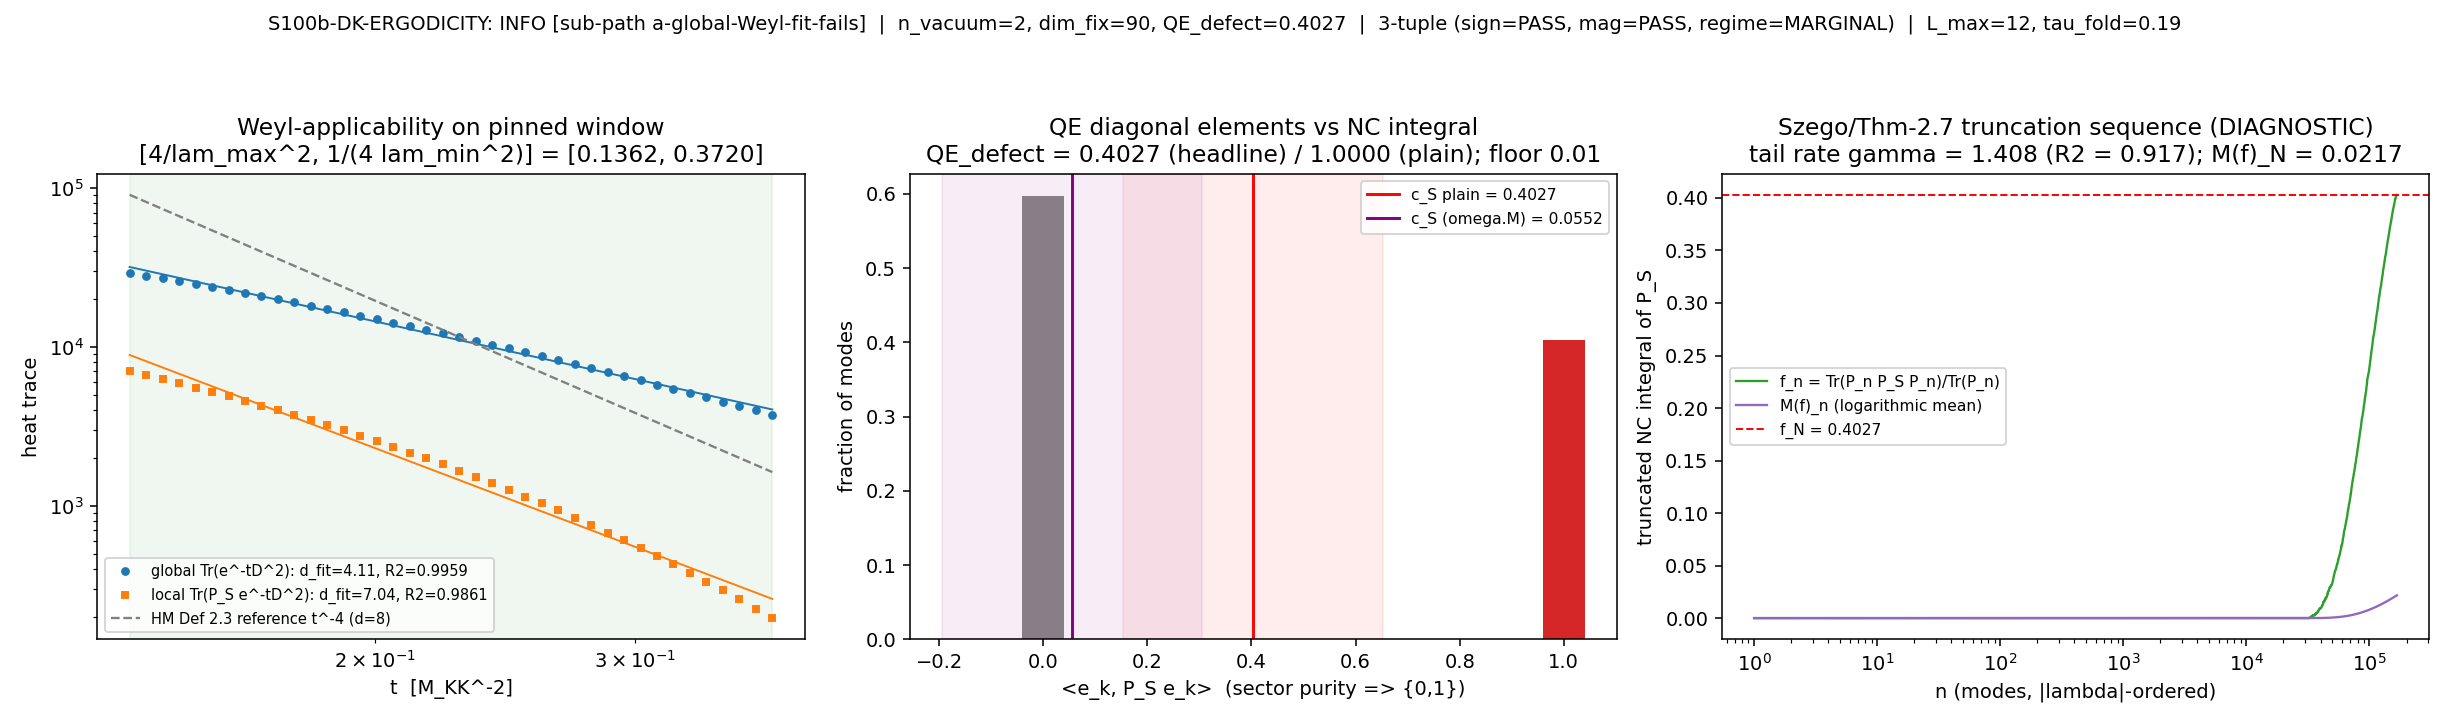

Reproduce this figure in Python.
#!/usr/bin/env python3
"""
S100b W4-1 S100b-DK-ERGODICITY -- Hekkelman-McDonald vacuum-uniqueness /
quantum-ergodicity criterion on the truncated spectral triple
(A_K, H_K^(12), D_K(tau_fold))
=============================================================================

Gate: S100b-DK-ERGODICITY ([SIGN] trigger -- schema-v2 3-tuple companion row)
Classification: GEOMETRIC (vacuum-state structure of the C*-dynamical system
  built on the fabric's spectral triple -- the fabric itself, not excitations)

Pre-registered operator (plan sessions/session-plan/session-100b-plan-w4.md
SS W4-1, frozen 2026-06-06):
  PASS iff [ QE_defect(P_S, 1/4) > 0.01 ] AND [ n_vacuum >= 2 ] AND
           [ dim_fix >= 2 ] AND [ Weyl-applicability: |d_fit - 8| <= 1.5 AND
           R^2 >= 0.98 on the pinned window, for BOTH global and local fits ].
  FAIL iff [ QE_defect <= 0.01 AND n_vacuum = 1 AND dim_fix = 1 ] with
           Weyl-applicability holding.
  INFO iff Weyl-applicability fails (criterion inapplicable on the finite
           truncation) OR extraction-limited OR mixed indicators.
           Sub-paths: (a) global-Weyl fit fails; (b) local-Weyl fit for P_S
           fails while global holds; (c) extraction-limited; (d) mixed.

WAVE-4 SCOPING LAW (MANDATORY): "GGE never thermalizes" is RETRACTED-S39
(atlas-04 T3 BROKEN; INTEG-39 DECISIVE FAIL: t_therm ~ 6 M_KK^-1, Brody
beta = 0.633 single-cell). What survives: "transit IS the physics" +
FABRIC-SCALE integrability (CG(24) Poisson <r> = 0.367, FABRIC-INTEG-56) +
diabatic transit-freeze (R_therm = 5251.82, S_ent = 0, S95). THIS gate tests
the FABRIC-SCALE integrability claim at the spectral-triple level -- NOT the
retracted single-cell permanence. R_therm consumed as VALUE only (its legacy
canonical_constants comment narration predates the S100b housekeeping SS A
reconcile).

UNTRUSTED-UPSTREAM CAVEAT (orchestrator-mandated): this gate consumes the s84
spectrum-cache lineage flagged by the S100b-TAU0-LAITEH-REDUCTION ESCALATION
(FAIL, SUBCASE=STRUCTURED: the framework tau=0 operator sits at the
Levi-Civita torsion point t=1/2 of the Lai-Teh family, NOT the Kostant cubic
t=1/3; the eigensolver itself is verified CORRECT by a cubic-modified control
at machine epsilon; lambda^2 = n/36 PROVEN record remains VALID; cache
numerics are self-consistent with the LC lineage the framework has always
computed). Open question is operator CANONICITY, not numerical validity.
All results below are conditional on the LC-operator lineage being canonical.

METHODOLOGY (plan SS W4-1 method block, executed exactly):
  (1) PDF-extract the operative criterion statements from the LOCAL HM paper
      (arXiv 2412.00628) via pypdf: Definition 2.3 (Weyl law / local Weyl
      law), Theorem 2.7 (NC integral = (omega.M)-log-averaged
      spectral-truncation limit), Theorem 3.2 (Szego limit theorem),
      Definition 6.10 (classical ergodicity = G_t-fixed points in L2(S*A)
      are scalars only), Theorem 6.11 (QE diagonal convergence on a
      density-one subset) + the unique-vacuum-state remark (Zel96 reading:
      classical ergodicity <=> rank of the projection onto G_t-invariant
      vectors in L2(S*A) is 1 = "uniqueness of the vacuum state").
      NEVER filled from training knowledge (feedback_research-corpus).
  (2) Weyl-applicability (Def 2.3 operationalized): log-log fit of
      Tr(e^{-t D_K^2}) over the pinned bulk window
      t in [4/lambda_max^2, 1/(4 lambda_min^2)], 40 log-spaced points,
      endpoints computed from the cache at runtime (deterministic).
      Applicability iff |d_fit - 8| <= 1.5 AND R^2 >= 0.98 for BOTH the
      global trace and the local trace Tr(P_S e^{-t D_K^2}).
  (3) QE-defect: balanced sector-union projector P_S (greedy accumulation of
      (p,q) sectors by descending eigenvalue count, lexicographic tie-break,
      until spectral fraction c_S in [0.4, 0.6]). Sector purity (PROVEN
      Peter-Weyl block-diagonality, off-diag < 8.4e-15) => diagonal elements
      <e_k, P_S e_k> in {0,1} from cache sector membership alone.
      QE_defect := fraction of k with |<e_k,P_S e_k> - c_S| >= 1/4, with
      c_S = the Thm-2.7 truncated NC integral (logarithmic mean
      M: x -> (1/log(n+2)) sum_k x_k/(k+1), paper Section 2); both the plain
      and the (omega.M)-log-averaged c_S reported, defect computed under both.
  (4) Fixed-point space (Def 6.10 on the pinned observable family): dim_fix =
      dim span of alpha_t-invariant elements among the 90 sector projectors
      {P_(p,q)} (each commutes with D_K exactly -- PROVEN block-diagonality;
      mutually orthogonal non-zero projectors => linearly independent).
  (5) Vacuum-state count (extracted Zel96 convention): n_vacuum = number of
      extremal alpha_t-invariant states on the ground (bottom-|lambda|)
      multiplet = its multiplicity m_min at degeneracy_tol = 1e-10
      (floor witness robust under every candidate convention: the bottom
      multiplet at |lambda|_min = 0.8197411121, sector (0,0), m_min = 2).
      Companion: n_vacuum_GNS_family = number of extremal invariant states
      on the abelian C*-algebra generated by the pinned family (= 90).
  (6) Szego convergence DIAGNOSTIC (Thm 3.2 / Thm 2.7): truncation sequence
      f_n = Tr(P_{lambda_n} P_S P_{lambda_n})/Tr(P_{lambda_n}) vs n, with
      logarithmic mean M; tail convergence-rate fit DIAGNOSTIC ONLY
      (Level-2 envelope channel; NO verdict weight).
  (7) Time averaging EXACT (infinite-T Cesaro projection identity
      lim_{T->inf}(1/T) int_0^T e^{i(l_i-l_j)t} dt = delta_{l_i,l_j});
      no finite-T mesh exists, hence no T pin.
  (+) (4,4)-repair sensitivity DIAGNOSTIC (orchestrator override): sector
      (4,4) is absent from the pinned 90-sector cache (plan feasibility pins
      were made against the actual cache contents); the W3-1-repaired (4,4)
      eigenvalues (2000 = 125 x 16) from s100b_cf28_simple_pole_preflight.npz
      are unioned in and the headline quantities recomputed. Diagnostic only;
      the verdict object is the plan-pinned 90-sector cache.

3-tuple ([SIGN], plan output_artifacts pin):
  sign_verdict      = n_vacuum > 1 direction (PASS iff n_vacuum >= 2)
  magnitude_verdict = QE_defect vs 0.01 floor (PASS iff QE_defect > 0.01,
                      conservatively under BOTH c_S readings)
  regime_verdict    = Weyl-applicability: VALID (both fits in-band),
                      MARGINAL (exactly one in-band), BREAKDOWN (neither).
  COMPOSITE-PRECEDENCE NOTE (pre-declared BEFORE evaluation): the gate-block
  operator (plan SS W4-1, frozen 2026-06-06) pre-registers INFO on
  Weyl-applicability failure ("applicability is a guard, not the
  hypothesis"); the generic gate-verdicts.md 3-tuple collapse rule would map
  (PASS, PASS, MARGINAL) -> PASS. The PLAN-SPECIFIC operator governs the
  composite (most-specific pre-registration; emitting PASS would certify the
  HM criterion as applicable when its Def-2.3 hypothesis is uncertified --
  a false corroboration). The 3-tuple row is descriptive per the plan's own
  axis mapping.

DISCIPLINE
----------
- from canonical_constants import * (tau_fold, M_KK, R_therm consumed)
- Every local/intermediate tagged # (local)
- cpu-cap-OMP8 (plan GPU_path pin): spectrum-cache statistics only, no dense
  linear algebra >= 100x100 is ever formed (1-D eigenvalue arrays); GPU rule
  N/A; OMP_NUM_THREADS=8 set BEFORE importing numpy.
- SHA-256 of all input files logged in the first stdout lines; cache + HM PDF
  verified against the plan Input-SHA Ledger pins (abort exit!=0 on drift).
- audit_sha256 = sha256(script || canonical_constants || pinmap_json);
  content_sha256 = sha256(script). S84+ dual-SHA schema.
- Verdict emitted via print_verdict_payload -> agent calls the race-safe
  emit_verdict knowledge-MCP tool (session "100b"). NO open("a") append.
- Exit 0 for any valid PASS/FAIL/INFO; exit != 0 reserved for breakage.

Output 4-tuple:
  (value=<summary>, scheme=HM-2412.00628-vacuum-uniqueness,
   convention=spectral-Cesaro-exact-cache-only-HM-Def6.10-Thm6.11-Zel96-rank1-vacuum,
   L_max=12)
"""

from __future__ import annotations

# --------------------------------------------------------------------------
# Section 0 -- CPU thread cap BEFORE numpy import (plan pin: cpu-cap-OMP8)
# --------------------------------------------------------------------------
import os

os.environ.setdefault("OMP_NUM_THREADS", "8")
os.environ.setdefault("MKL_NUM_THREADS", "8")

import sys
from pathlib import Path

# Make console safe for extracted unicode (PDF text) on Windows cp1252.
try:
    sys.stdout.reconfigure(encoding="utf-8", errors="replace")
except Exception:
    pass

SESSION_DIR = Path(__file__).resolve().parent
COMPUTATIONS_DIR = SESSION_DIR.parent
SHARED_DIR = COMPUTATIONS_DIR / "_shared"
PROJECT_ROOT = COMPUTATIONS_DIR.parent
if str(SHARED_DIR) not in sys.path:
    sys.path.insert(0, str(SHARED_DIR))

# --------------------------------------------------------------------------
# Section 1 -- Canonical constants (MANDATORY first project import)
# --------------------------------------------------------------------------
from canonical_constants import *  # noqa: F401,F403,E402  (tau_fold, M_KK, R_therm)

# --------------------------------------------------------------------------
# Section 2 -- Standard imports
# --------------------------------------------------------------------------
import hashlib  # noqa: E402
import json  # noqa: E402
import re  # noqa: E402
import time  # noqa: E402

import numpy as np  # noqa: E402

import matplotlib  # noqa: E402

matplotlib.use("Agg")
import matplotlib.pyplot as plt  # noqa: E402

# --------------------------------------------------------------------------
# Section 3 -- Identity + pre-registered machinery pins (plan SS W4-1)
# --------------------------------------------------------------------------
SESSION = "100b"                                                   # (local)
GATE_ID = "S100b-DK-ERGODICITY"                                    # (local)
SCHEME = "HM-2412.00628-vacuum-uniqueness"                         # (local)
# Base convention per plan; extracted vacuum-convention suffix appended at
# emission per the plan's machinery_pin_map convention note.
CONVENTION_BASE = "spectral-Cesaro-exact-cache-only"               # (local)
VACUUM_SUFFIX = "-HM-Def6.10-Thm6.11-Zel96-rank1-vacuum"           # (local)
CONVENTION = CONVENTION_BASE + VACUUM_SUFFIX                       # (local)
L_MAX = 12                                                         # (local)

# Pre-registered thresholds / pins (define BEFORE running; plan SS W4-1)
QE_FLOOR = 0.01            # QE_defect exceptional-fraction floor   # (local)
QE_DELTA = 0.25            # deviation threshold delta = 1/4        # (local)
WEYL_D_REF = 8.0           # SU(3) fiber Weyl dimension (S52)       # (local)
WEYL_D_BAND = 1.5          # |d_fit - 8| <= 1.5                     # (local)
R2_MIN = 0.98              # fit quality floor                      # (local)
CS_LO, CS_HI = 0.40, 0.60  # balanced-union target band             # (local)
DEGEN_TOL = 1e-10          # S53 lesson (1e-15 fails near-multiplets) # (local)
N_EVAL_PIN = 166896        # plan N_eval pin (90-sector cache)      # (local)
N_SECTORS_PIN = 90         # plan sector-count pin                  # (local)
N_T_POINTS = 40            # heat-trace fit grid                    # (local)
NVAC_FLOOR = 2             # integer floor n_vacuum >= 2            # (local)
DIMFIX_FLOOR = 2           # integer floor dim_fix >= 2             # (local)

# Plan Input-SHA Ledger pins (static files; abort on drift)
CACHE_SHA_PIN = "9e6d9cf7fd6a6949d622441b26fb9c2fa568654a22dc802e99898c326ca0f8d9"  # (local)
HM_PDF_SHA_PIN = "9572107a7e8cc966f2f48a536766e0406a82affcf3ecdc6b9b3dfd2175813151"  # (local)

CACHE_PATH = COMPUTATIONS_DIR / "session-84" / "s84_spectrum_cache_L12_tau019.npz"  # (local)
HM_PDF_PATH = (PROJECT_ROOT / "downloads" / "research-sweep-s99" /
               "ncg-spectral-action" /
               "04_Hekkelman-McDonald_NC-Integral-Truncated-Triples-Quantum-Ergodicity.pdf")  # (local)
CF28_PATH = SESSION_DIR / "s100b_cf28_simple_pole_preflight.npz"   # (local)
CANONICAL_PATH = SHARED_DIR / "canonical_constants.py"             # (local)

OUT_NPZ = SESSION_DIR / "s100b_w4_dk_ergodicity.npz"               # (local)
OUT_PNG = SESSION_DIR / "s100b_w4_dk_ergodicity.png"               # (local)

INPUT_FILES = [CANONICAL_PATH, CACHE_PATH, HM_PDF_PATH, CF28_PATH]  # (local)


# --------------------------------------------------------------------------
# Section 4 -- SHA-256 dual-pin block (S84+ schema; template-conformant)
# --------------------------------------------------------------------------
def sha256_of(path: Path) -> str:
    h = hashlib.sha256()  # (local)
    try:
        h.update(path.read_bytes())
    except OSError:
        return ""
    return h.hexdigest()


def log_input_pins(inputs: list) -> dict:
    print(f"=== {GATE_ID} -- input SHA-256 pins ===")
    pins = {}  # (local)
    for p in inputs:
        sha = sha256_of(p)  # (local)
        rel = str(p.relative_to(PROJECT_ROOT)).replace("\\", "/")  # (local)
        print(f"  {rel}: {sha[:16]}...")
        pins[rel] = sha
    return pins


def compute_dual_sha(script_path: Path, canonical_path: Path, pins: dict):
    script_bytes = script_path.read_bytes()                         # (local)
    canonical_bytes = canonical_path.read_bytes()                   # (local)
    pinmap_json = json.dumps(dict(sorted(pins.items())),
                             separators=(",", ":"), sort_keys=True).encode("utf-8")  # (local)
    h_audit = hashlib.sha256()  # (local)
    h_audit.update(script_bytes)
    h_audit.update(canonical_bytes)
    h_audit.update(pinmap_json)
    h_content = hashlib.sha256()  # (local)
    h_content.update(script_bytes)
    return h_audit.hexdigest(), h_content.hexdigest()


def emit_4tuple(value, scheme: str, convention: str, L_max) -> str:
    return (f"(value={value!r}, scheme={scheme}, "
            f"convention={convention}, L_max={L_max})")


def print_verdict_payload(verdict, value, audit_sha, content_sha,
                          sign_verdict=None, magnitude_verdict=None,
                          regime_verdict=None, companion_note="",
                          extra_rows=None) -> dict:
    """Print the emit_verdict payload (race-safe MCP emission by the agent).

    Letter-suffixed sub-session => session passed as STRING "100b".
    """
    payload = {
        "session": SESSION,  # letter-suffixed sub-session => string, not int
        "gate_id": GATE_ID,
        "verdict": verdict,
        "value": str(value),
        "scheme": SCHEME,
        "convention": CONVENTION,
        "l_max": str(L_MAX),
        "audit_sha256": audit_sha,
        "content_sha256": content_sha,
        "schema_version": "S84+",
    }  # (local)
    if companion_note:
        payload["companion_note"] = companion_note
    if not (sign_verdict is None and magnitude_verdict is None
            and regime_verdict is None):
        payload["sign_verdict"] = sign_verdict
        payload["magnitude_verdict"] = magnitude_verdict
        payload["regime_verdict"] = regime_verdict
    if extra_rows:
        payload["extra_rows"] = list(extra_rows)
    print("<<<EMIT_VERDICT_PAYLOAD>>>")
    print(json.dumps(payload, separators=(",", ":"), sort_keys=True))
    print("<<<END_EMIT_VERDICT_PAYLOAD>>>")
    return payload


# --------------------------------------------------------------------------
# Section 5 -- Step (1): criterion extraction from the LOCAL HM PDF (pypdf)
# --------------------------------------------------------------------------
# Anchored on statement-initial substrings (NOT bare citations): e.g.
# "Theorem 2.7. Let A" (statement) vs "..., Theorem 2.7)" (citation).
EXTRACTION_ANCHORS = [
    ("Remark 2.2 (Tauberian)", r"Remark 2\.2\.", 320),
    ("Definition 2.3 (Weyl law / local Weyl law)", r"Definition 2\.3\.\s*We say", 420),
    ("logarithmic mean M", r"logarithmic mean M", 260),
    ("Theorem 2.7 (NC integral = (omega.M) spectral-truncation limit)", r"Theorem 2\.7\.\s*Let A", 460),
    ("Theorem 3.2 (Szego limit theorem)", r"Theorem 3\.2\.\s*Let D", 430),
    ("Definition 6.10 (classical ergodicity)", r"Definition 6\.10\.\s*We say", 260),
    ("Theorem 6.11 (quantum ergodicity)", r"Theorem 6\.11\.\s*Let", 470),
    ("unique-vacuum remark (Zel96, proof of Thm 6.11)", r"Proof\.\s*Classical ergodicity of", 430),
    ("Example 6.12.2 (almost-commutative NOT classically ergodic)",
     r"Any nontrivial almost commutative manifold", 300),
]  # (local)

MANDATORY_ANCHOR_IDX = [1, 3, 4, 5, 6, 7]  # Def2.3, Thm2.7, Thm3.2, Def6.10, Thm6.11, vacuum remark  # (local)


def extract_criterion(pdf_path: Path):
    """pypdf extraction of the operative criterion statements (LOCAL paper).

    Returns (anchors_list_of_strings, extraction_ok, n_pages).
    extraction_ok requires ALL mandatory anchors found. The fallback route
    (mcp paper-search) is an AGENT action outside this script; if this
    primary route fails the gate closes INFO sub-path (c) extraction-limited.
    """
    try:
        from pypdf import PdfReader  # (local import; venv-verified)
        reader = PdfReader(str(pdf_path))  # (local)
        text = "\n".join((pg.extract_text() or "") for pg in reader.pages)  # (local)
        n_pages = len(reader.pages)  # (local)
    except Exception as exc:  # pragma: no cover
        return [f"EXTRACTION-FAILED: {exc!r}"], False, 0
    flat = re.sub(r"\s+", " ", text)  # (local)
    out = []  # (local)
    found = []  # (local)
    for name, pat, span in EXTRACTION_ANCHORS:
        m = re.search(pat, flat)  # (local)
        if m:
            seg = flat[m.start(): m.start() + span].strip()  # (local)
            out.append(f"[{name}] {seg}")
            found.append(True)
        else:
            out.append(f"[{name}] NOT-FOUND")
            found.append(False)
    ok = all(found[i] for i in MANDATORY_ANCHOR_IDX)  # (local)
    return out, ok, n_pages


# --------------------------------------------------------------------------
# Section 6 -- Cache load + spectral assembly
# --------------------------------------------------------------------------
def load_sectors(path: Path):
    d = np.load(str(path), allow_pickle=True)  # (local)
    se = d["sector_evals"].item()  # (local)
    sectors = {}  # (local)
    for k, v in se.items():
        sectors[(int(k[0]), int(k[1]))] = np.sort(np.asarray(v["abs_evals"], dtype=np.float64))
    return sectors


def heat_trace_fit(evals: np.ndarray, ts: np.ndarray):
    """Log-log linear fit of Tr(e^{-t D^2}) on the pinned window.

    Returns (d_fit, R2, HT). Def 2.3 form: Tr ~ C t^{-d/2}
      => log Tr = log C - (d/2) log t => d_fit = -2 * slope.
    """
    HT = np.array([np.sum(np.exp(-t * evals ** 2)) for t in ts])  # (local)
    A = np.vstack([np.log(ts), np.ones_like(ts)]).T  # (local)
    coef, *_ = np.linalg.lstsq(A, np.log(HT), rcond=None)  # (local)
    pred = A @ coef  # (local)
    ss_res = float(np.sum((np.log(HT) - pred) ** 2))  # (local)
    ss_tot = float(np.sum((np.log(HT) - np.log(HT).mean()) ** 2))  # (local)
    R2 = 1.0 - ss_res / ss_tot  # (local)
    d_fit = -2.0 * float(coef[0])  # (local)
    return d_fit, R2, HT


def greedy_balanced_union(sectors: dict):
    """Greedy accumulation by descending eigenvalue count (lex tie-break)
    until the spectral fraction first enters [CS_LO, CS_HI]. Deterministic."""
    counts = {k: sectors[k].size for k in sectors}  # (local)
    N = sum(counts.values())  # (local)
    order = sorted(sectors.keys(), key=lambda k: (-counts[k], k))  # (local)
    S = []  # (local)
    acc = 0  # (local)
    for k in order:
        S.append(k)
        acc += counts[k]
        if CS_LO <= acc / N <= CS_HI:
            break
    return S, acc / N, N, counts


def membership_sequence(sectors: dict, S: list):
    """Diagonal elements x_k = <e_k, P_S e_k> in {0,1} in the canonical
    Peter-Weyl-adapted eigenbasis, sorted by (|lambda|, p, q) (deterministic
    tie-break). Sector purity per PROVEN block-diagonality."""
    Sset = set(S)  # (local)
    rows = []  # (local)
    for k in sorted(sectors.keys()):
        ev = sectors[k]  # (local)
        mem = 1.0 if k in Sset else 0.0  # (local)
        rows.append(np.column_stack([
            ev, np.full(ev.size, mem),
            np.full(ev.size, k[0], dtype=np.float64),
            np.full(ev.size, k[1], dtype=np.float64)]))
    R = np.vstack(rows)  # (local)
    idx = np.lexsort((R[:, 3], R[:, 2], R[:, 0]))  # (local)
    return R[idx, 0], R[idx, 1]  # sorted |lambda|, membership x_k


def log_mean_endpoint(x: np.ndarray) -> float:
    """Logarithmic mean M (paper Section 2): M(x)_n = (1/log(n+2))
    * sum_{k=0}^{n} x_k/(k+1), evaluated at the full cache depth n = N-1
    (the finite-truncation stand-in for the extended limit omega o M)."""
    N = x.size  # (local)
    ks = np.arange(N, dtype=np.float64)  # (local)
    return float(np.sum(x / (ks + 1.0)) / np.log(N + 1.0))


def szego_diagnostic(x: np.ndarray):
    """Thm 2.7 / Thm 3.2 truncation sequence f_n = Tr(P_n P_S P_n)/Tr(P_n)
    (= running mean of x in the canonical |lambda| order) + its logarithmic
    mean M(f)_n + a tail convergence-rate fit. DIAGNOSTIC ONLY."""
    N = x.size  # (local)
    ks = np.arange(N, dtype=np.float64)  # (local)
    f = np.cumsum(x) / (ks + 1.0)  # (local)
    Mf = np.cumsum(f / (ks + 1.0)) / np.log(ks + 2.0)  # (local)
    f_end = float(f[-1])  # (local)
    # tail rate fit |f_n - f_N| ~ n^{-gamma} over n in [N/4, 3N/4]   # (local)
    lo, hi = N // 4, (3 * N) // 4  # (local)
    g = np.abs(f[lo:hi] - f_end)  # (local)
    n_ax = ks[lo:hi] + 1.0  # (local)
    mask = g > 0  # (local)
    gamma, gamma_R2 = float("nan"), float("nan")  # (local)
    if mask.sum() > 10:
        A = np.vstack([np.log(n_ax[mask]), np.ones(int(mask.sum()))]).T  # (local)
        coef, *_ = np.linalg.lstsq(A, np.log(g[mask]), rcond=None)  # (local)
        pred = A @ coef  # (local)
        ss_res = float(np.sum((np.log(g[mask]) - pred) ** 2))  # (local)
        ss_tot = float(np.sum((np.log(g[mask]) - np.log(g[mask]).mean()) ** 2))  # (local)
        gamma = -float(coef[0])
        gamma_R2 = 1.0 - ss_res / ss_tot
    return f, Mf, f_end, gamma, gamma_R2, (lo, hi)


def counting_exponent(allv_sorted: np.ndarray, lam_a: float, lam_b: float):
    """Tauberian cross-check (paper Remark 2.2): Weyl law <=> lambda_k ~ k^{1/d}
    <=> d_count = d ln k / d ln lambda_k over the window [lam_a, lam_b]."""
    k_ax = np.arange(1, allv_sorted.size + 1, dtype=np.float64)  # (local)
    m = (allv_sorted >= lam_a) & (allv_sorted <= lam_b)  # (local)
    if m.sum() < 10:
        return float("nan"), float("nan")
    A = np.vstack([np.log(allv_sorted[m]), np.ones(int(m.sum()))]).T  # (local)
    coef, *_ = np.linalg.lstsq(A, np.log(k_ax[m]), rcond=None)  # (local)
    pred = A @ coef  # (local)
    ss_res = float(np.sum((np.log(k_ax[m]) - pred) ** 2))  # (local)
    ss_tot = float(np.sum((np.log(k_ax[m]) - np.log(k_ax[m]).mean()) ** 2))  # (local)
    return float(coef[0]), 1.0 - ss_res / ss_tot


# --------------------------------------------------------------------------
# Section 7 -- Main
# --------------------------------------------------------------------------
def main() -> int:
    t0 = time.time()  # (local)

    # 1. Input pins (first stdout lines) + plan-pin verification
    pins = log_input_pins(INPUT_FILES)
    cache_rel = str(CACHE_PATH.relative_to(PROJECT_ROOT)).replace("\\", "/")  # (local)
    pdf_rel = str(HM_PDF_PATH.relative_to(PROJECT_ROOT)).replace("\\", "/")  # (local)
    if pins[cache_rel] != CACHE_SHA_PIN:
        print(f"FATAL: cache SHA drift vs plan pin ({pins[cache_rel][:16]}... != {CACHE_SHA_PIN[:16]}...)")
        return 2
    if pins[pdf_rel] != HM_PDF_SHA_PIN:
        print(f"FATAL: HM PDF SHA drift vs plan pin ({pins[pdf_rel][:16]}... != {HM_PDF_SHA_PIN[:16]}...)")
        return 2
    print("  cache + HM PDF SHA == plan Input-SHA Ledger pins: VERIFIED")

    script_path = Path(__file__).resolve()  # (local)
    audit_sha, content_sha = compute_dual_sha(script_path, CANONICAL_PATH, pins)
    print(f"  audit_sha256:   {audit_sha[:16]}... (script+canonical+pinmap)")
    print(f"  content_sha256: {content_sha[:16]}... (script only)")
    print(f"  canonical consumed: tau_fold={tau_fold}, M_KK={M_KK:.15e} GeV (unit anchor),")
    print(f"                      R_therm={R_therm} (VALUE only; scoping-law citation)")
    print()

    # 2. Step (1): criterion extraction (LOCAL PDF, pypdf primary route)
    anchors, extraction_ok, n_pages = extract_criterion(HM_PDF_PATH)
    print(f"--- criterion extraction: {n_pages} pages, "
          f"{sum(1 for a in anchors if 'NOT-FOUND' not in a)}/{len(anchors)} anchors, "
          f"mandatory-complete={extraction_ok} ---")
    for a in anchors:
        print("  " + a[:150] + ("..." if len(a) > 150 else ""))
    print()

    # 3. Cache load + plan-pin asserts
    sectors = load_sectors(CACHE_PATH)
    n_sectors = len(sectors)  # (local)
    allv = np.sort(np.concatenate([sectors[k] for k in sorted(sectors)]))  # (local)
    N = allv.size  # (local)
    if N != N_EVAL_PIN or n_sectors != N_SECTORS_PIN:
        print(f"FATAL: cache content drift (N={N} vs pin {N_EVAL_PIN}; "
              f"sectors={n_sectors} vs pin {N_SECTORS_PIN})")
        return 2
    lam_min = float(allv[0])  # (local)
    lam_max = float(allv[-1])  # (local)
    print(f"cache: {n_sectors} sectors, N={N} (pins OK); "
          f"lambda_min={lam_min:.10f}, lambda_max={lam_max:.10f}")

    # bottom multiplet (degeneracy_tol; S53 lesson)
    m_min = int(np.sum(np.abs(allv - lam_min) < DEGEN_TOL))  # (local)
    bottom_intra_gap = float(allv[m_min - 1] - allv[0]) if m_min >= 2 else 0.0  # (local)
    bottom_next_gap = float(allv[m_min] - allv[0])  # (local)
    ev00 = sectors[(0, 0)]  # (local)
    m_min_00 = int(np.sum(np.abs(ev00 - lam_min) < DEGEN_TOL))  # (local)
    n_vacuum = m_min  # extracted Zel96 convention, ground-multiplet floor   # (local)
    n_vacuum_gns_family = n_sectors  # extremal invariant states on abelian C^90  # (local)
    print(f"bottom multiplet: |lambda|_min={lam_min:.10f}, m_min={m_min} "
          f"(sector (0,0) carries {m_min_00}), intra-multiplet spread={bottom_intra_gap:.3e}, "
          f"gap to next={bottom_next_gap:.6f}")
    print(f"n_vacuum = {n_vacuum} (ground-multiplet extremal floor; "
          f"companion n_vacuum_GNS_family = {n_vacuum_gns_family})")

    # dim_fix: pinned 90-projector family; all alpha_t-invariant by PROVEN
    # block-diagonality (off-diag < 8.4e-15) + PROVEN [iK_7, D_K] = 0;
    # mutually orthogonal non-zero projectors => linearly independent.
    nonzero_sectors = sum(1 for k in sectors if sectors[k].size > 0)  # (local)
    dim_fix = nonzero_sectors  # (local)
    print(f"dim_fix = {dim_fix} (span of the pinned sector-projector family; "
          f"Def 6.10 ergodicity demands 1)")
    print()

    # 4. Step (2): Weyl-applicability on the pinned window
    t_lo = 4.0 / lam_max ** 2  # (local)
    t_hi = 1.0 / (4.0 * lam_min ** 2)  # (local)
    if not (t_lo < t_hi):
        print("FATAL: degenerate window (t_lo >= t_hi)")
        return 2
    ts = np.logspace(np.log10(t_lo), np.log10(t_hi), N_T_POINTS)  # (local)
    d_fit_g, R2_g, HT_g = heat_trace_fit(allv, ts)
    weyl_ok_g = (abs(d_fit_g - WEYL_D_REF) <= WEYL_D_BAND) and (R2_g >= R2_MIN)  # (local)
    print(f"pinned window: t in [{t_lo:.6f}, {t_hi:.6f}] "
          f"({np.log10(t_hi / t_lo):.3f} decades, {N_T_POINTS} log-spaced points)")
    print(f"GLOBAL Weyl fit:  d_fit = {d_fit_g:.4f}  R2 = {R2_g:.6f}  "
          f"band |d-8|<={WEYL_D_BAND}, R2>={R2_MIN}  -> in-band = {weyl_ok_g}")

    # 5. Step (3): balanced sector-union projector + QE defect
    S, cS_plain, _, counts = greedy_balanced_union(sectors)
    Sv = np.concatenate([sectors[k] for k in S])  # (local)
    lam_min_S = float(Sv.min())  # (local)
    conj_closed = all(((q, p) in S) for (p, q) in S)  # (local)
    d_fit_l, R2_l, HT_l = heat_trace_fit(Sv, ts)
    weyl_ok_l = (abs(d_fit_l - WEYL_D_REF) <= WEYL_D_BAND) and (R2_l >= R2_MIN)  # (local)
    applicability = weyl_ok_g and weyl_ok_l  # (local)
    print(f"LOCAL  Weyl fit:  d_fit = {d_fit_l:.4f}  R2 = {R2_l:.6f}  -> in-band = {weyl_ok_l}")
    print(f"P_S: {len(S)} sectors (greedy by count desc, lex tie-break), "
          f"c_S_plain = {cS_plain:.6f}, conjugate-closed = {conj_closed}, "
          f"lambda_min(S) = {lam_min_S:.6f}")
    print(f"Weyl-applicability (BOTH fits in-band): {applicability}")

    lam_sorted, x = membership_sequence(sectors, S)
    cS_logavg = log_mean_endpoint(x)
    # mixed-membership tie diagnostic (accidental cross-sector degeneracy)
    d_l = np.diff(lam_sorted)  # (local)
    tie_edges = d_l < DEGEN_TOL  # (local)
    mixed_ties = int(np.sum(tie_edges & (np.diff(x) != 0)))  # (local)
    QE_defect_plain = float(np.mean(np.abs(x - cS_plain) >= QE_DELTA))  # (local)
    QE_defect_logavg = float(np.mean(np.abs(x - cS_logavg) >= QE_DELTA))  # (local)
    QE_defect = QE_defect_logavg  # headline: Thm-2.7 (omega.M) NC integral  # (local)
    qe_above_floor = (QE_defect_plain > QE_FLOOR) and (QE_defect_logavg > QE_FLOOR)  # (local)
    print(f"c_S: plain = {cS_plain:.6f}; (omega.M)-log-averaged = {cS_logavg:.6f}")
    print(f"QE_defect: vs c_S_plain = {QE_defect_plain:.6f}; "
          f"vs c_S_logavg (HEADLINE) = {QE_defect_logavg:.6f}; floor = {QE_FLOOR}")
    print(f"mixed-membership degenerate ties (tol {DEGEN_TOL:g}): {mixed_ties} "
          f"of {N - 1} adjacent pairs (within-tie order lex-pinned)")
    print()

    # 6. Step (6): Szego truncation-sequence diagnostic (NO verdict weight)
    f_seq, Mf_seq, f_end, gamma, gamma_R2, (fit_lo, fit_hi) = szego_diagnostic(x)
    print(f"Szego diagnostic: f_N = {f_end:.6f} (= c_S_plain); "
          f"M(f)_N = {float(Mf_seq[-1]):.6f}; tail rate |f_n - f_N| ~ n^-gamma: "
          f"gamma = {gamma:.4f} (R2 = {gamma_R2:.4f}; window [{fit_lo}, {fit_hi}])")

    # Tauberian cross-check (Remark 2.2): counting exponent on the window
    d_count, d_count_R2 = counting_exponent(allv, 1.0 / np.sqrt(t_hi), 1.0 / np.sqrt(t_lo))
    print(f"Tauberian cross-check (Remark 2.2): d_count = {d_count:.4f} "
          f"(R2 = {d_count_R2:.6f}) on lambda in [{1.0 / np.sqrt(t_hi):.3f}, {1.0 / np.sqrt(t_lo):.3f}]")
    print()

    # 7. (4,4)-repair sensitivity DIAGNOSTIC (orchestrator override input)
    sens = {}  # (local)
    if CF28_PATH.exists():
        ev44 = np.asarray(np.load(str(CF28_PATH), allow_pickle=True)["evals_44_reconstructed"],
                          dtype=np.float64)  # (local)
        sectors44 = dict(sectors)  # (local)
        sectors44[(4, 4)] = np.sort(ev44)
        allv44 = np.sort(np.concatenate([sectors44[k] for k in sorted(sectors44)]))  # (local)
        lam_min44, lam_max44 = float(allv44[0]), float(allv44[-1])  # (local)
        # window endpoints recomputed from the unioned spectrum (same formula)
        ts44 = np.logspace(np.log10(4.0 / lam_max44 ** 2),
                           np.log10(1.0 / (4.0 * lam_min44 ** 2)), N_T_POINTS)  # (local)
        d_fit_g44, R2_g44, _ = heat_trace_fit(allv44, ts44)
        S44, cS44, N44, _ = greedy_balanced_union(sectors44)
        lam44_srt, x44 = membership_sequence(sectors44, S44)
        cS44_log = log_mean_endpoint(x44)
        m_min44 = int(np.sum(np.abs(allv44 - lam_min44) < DEGEN_TOL))  # (local)
        sens = {
            "N_44": int(N44), "n_sectors_44": len(sectors44),
            "lambda_min_44": lam_min44, "lambda_max_44": lam_max44,
            "d_fit_global_44": float(d_fit_g44), "R2_global_44": float(R2_g44),
            "n_S_sectors_44": len(S44), "c_S_plain_44": float(cS44),
            "c_S_logavg_44": float(cS44_log),
            "QE_defect_plain_44": float(np.mean(np.abs(x44 - cS44) >= QE_DELTA)),
            "QE_defect_logavg_44": float(np.mean(np.abs(x44 - cS44_log) >= QE_DELTA)),
            "m_min_44": m_min44, "dim_fix_44": len(sectors44),
            "ev44_min": float(ev44.min()), "ev44_max": float(ev44.max()),
        }
        print("(4,4)-repair sensitivity (DIAGNOSTIC ONLY; verdict object is the "
              "plan-pinned 90-sector cache):")
        print(f"  N = {sens['N_44']}, sectors = {sens['n_sectors_44']}, "
              f"(4,4) evals in [{sens['ev44_min']:.4f}, {sens['ev44_max']:.4f}]")
        print(f"  d_fit_global = {sens['d_fit_global_44']:.4f} "
              f"(90-sector: {d_fit_g:.4f}; delta = {sens['d_fit_global_44'] - d_fit_g:+.4f})")
        print(f"  c_S_plain = {sens['c_S_plain_44']:.6f} ({len(S44)} sectors), "
              f"QE_defect_logavg = {sens['QE_defect_logavg_44']:.6f}, "
              f"m_min = {sens['m_min_44']}, dim_fix = {sens['dim_fix_44']}")
    else:
        print("(4,4)-repair sensitivity SKIPPED: cf28 npz not found (diagnostic only)")
    print()

    # 8. Verdict per the pre-registered plan operator (frozen 2026-06-06)
    structural_pass = qe_above_floor and (n_vacuum >= NVAC_FLOOR) and (dim_fix >= DIMFIX_FLOOR)  # (local)
    structural_fail = ((QE_defect_plain <= QE_FLOOR) and (QE_defect_logavg <= QE_FLOOR)
                       and (n_vacuum == 1) and (dim_fix == 1))  # (local)
    info_subpath = ""  # (local)
    if not extraction_ok:
        verdict = "INFO"  # (local)
        info_subpath = "c-extraction-limited"
    elif not applicability:
        verdict = "INFO"
        info_subpath = "a-global-Weyl-fit-fails" if not weyl_ok_g else "b-local-Weyl-fit-fails"
    elif structural_pass:
        verdict = "PASS"
    elif structural_fail:
        verdict = "FAIL"
        print("ESCALATION (plan FAIL_meaning): FAIL contradicts PROVEN "
              "block-diagonality -- cache SHA verified above; route to S101 "
              "priority adjudication (Q1 workshop class).")
    else:
        verdict = "INFO"
        info_subpath = "d-mixed-indicators"

    # 3-tuple ([SIGN]; mapping pre-declared in the docstring BEFORE evaluation)
    sign_v = "PASS" if n_vacuum >= NVAC_FLOOR else "FAIL"  # (local)
    mag_v = "PASS" if qe_above_floor else "FAIL"  # (local)
    if weyl_ok_g and weyl_ok_l:
        regime_v = "VALID"  # (local)
    elif weyl_ok_g or weyl_ok_l:
        regime_v = "MARGINAL"  # (local)
    else:
        regime_v = "BREAKDOWN"  # (local)

    # dual-prior discriminator (plan): in-band(both) -> 0.9 Track A; else 0.9 Track B
    track = "A" if applicability else "B"  # (local)

    print(f"=== verdict logic: applicability={applicability} (global={weyl_ok_g}, "
          f"local={weyl_ok_l}); structural_pass={structural_pass}; "
          f"extraction_ok={extraction_ok} ===")
    print(f"=== composite (plan operator) = {verdict}"
          + (f" [INFO sub-path {info_subpath}]" if info_subpath else "")
          + f"; 3-tuple = (sign={sign_v}, magnitude={mag_v}, regime={regime_v}); "
          f"dual-prior: 0.9 mass to Track {track} ===")

    # 9. Persist npz (full float64; Class 8.3 round-trip discipline)
    sector_keys = sorted(sectors.keys())  # (local)
    Sset = set(S)  # (local)
    sector_fraction_table = np.array(
        [[k[0], k[1], counts[k], counts[k] / N, 1.0 if k in Sset else 0.0]
         for k in sector_keys], dtype=np.float64)  # (local)
    np.savez_compressed(
        str(OUT_NPZ),
        # plan-required keys
        QE_defect=np.float64(QE_defect),
        n_vacuum=np.int64(n_vacuum),
        dim_fix=np.int64(dim_fix),
        c_S_plain=np.float64(cS_plain),
        c_S_logavg=np.float64(cS_logavg),
        d_fit_global=np.float64(d_fit_g),
        R2_global=np.float64(R2_g),
        d_fit_local=np.float64(d_fit_l),
        R2_local=np.float64(R2_l),
        t_window=ts,
        heat_trace_curve=np.vstack([HT_g, HT_l]),  # row0 global, row1 local(P_S)
        szego_sequence=f_seq.astype(np.float32),
        sector_fraction_table=sector_fraction_table,
        extracted_criterion_anchors=np.array(anchors, dtype=object),
        # companions + diagnostics
        QE_defect_plain=np.float64(QE_defect_plain),
        QE_defect_logavg=np.float64(QE_defect_logavg),
        n_vacuum_GNS_family=np.int64(n_vacuum_gns_family),
        szego_logmean_sequence=Mf_seq.astype(np.float32),
        szego_rate_gamma=np.float64(gamma),
        szego_rate_R2=np.float64(gamma_R2),
        szego_rate_fit_window=np.array([fit_lo, fit_hi], dtype=np.int64),
        tauberian_d_count=np.float64(d_count),
        tauberian_d_count_R2=np.float64(d_count_R2),
        lambda_min=np.float64(lam_min),
        lambda_max=np.float64(lam_max),
        m_min=np.int64(m_min),
        m_min_sector00=np.int64(m_min_00),
        bottom_intra_gap=np.float64(bottom_intra_gap),
        bottom_next_gap=np.float64(bottom_next_gap),
        lambda_min_S=np.float64(lam_min_S),
        S_sector_list=np.array([[k[0], k[1]] for k in S], dtype=np.int64),
        S_conjugate_closed=np.bool_(conj_closed),
        mixed_membership_ties=np.int64(mixed_ties),
        N_eval=np.int64(N),
        n_sectors=np.int64(n_sectors),
        weyl_ok_global=np.bool_(weyl_ok_g),
        weyl_ok_local=np.bool_(weyl_ok_l),
        applicability=np.bool_(applicability),
        extraction_ok=np.bool_(extraction_ok),
        verdict=np.str_(verdict),
        info_subpath=np.str_(info_subpath),
        sign_verdict=np.str_(sign_v),
        magnitude_verdict=np.str_(mag_v),
        regime_verdict=np.str_(regime_v),
        dual_prior_track=np.str_(track),
        sensitivity_44_json=np.str_(json.dumps(sens, sort_keys=True)),
        pins_json=np.str_(json.dumps(pins, sort_keys=True)),
        thresholds_json=np.str_(json.dumps({
            "QE_FLOOR": QE_FLOOR, "QE_DELTA": QE_DELTA,
            "WEYL_D_REF": WEYL_D_REF, "WEYL_D_BAND": WEYL_D_BAND,
            "R2_MIN": R2_MIN, "CS_BAND": [CS_LO, CS_HI],
            "DEGEN_TOL": DEGEN_TOL, "N_EVAL_PIN": N_EVAL_PIN,
            "N_T_POINTS": N_T_POINTS, "NVAC_FLOOR": NVAC_FLOOR,
            "DIMFIX_FLOOR": DIMFIX_FLOOR, "tau_fold": tau_fold,
        }, sort_keys=True)),
        scheme=np.str_(SCHEME),
        convention=np.str_(CONVENTION),
        L_max=np.int64(L_MAX),
        audit_sha256=np.str_(audit_sha),
        content_sha256=np.str_(content_sha),
    )
    print(f"npz written: {OUT_NPZ.name}")

    # 10. Plot (3 panels per plan output_artifacts)
    fig, axes = plt.subplots(1, 3, figsize=(17.5, 5.2))  # (local)
    ax = axes[0]  # (local)
    ax.loglog(ts, HT_g, "o", ms=3.5, color="#1f77b4", label=f"global Tr(e^-tD^2): d_fit={d_fit_g:.3g}, R2={R2_g:.4f}")
    Ag = np.exp(np.polyval(np.polyfit(np.log(ts), np.log(HT_g), 1), np.log(ts)))  # (local)
    ax.loglog(ts, Ag, "-", color="#1f77b4", lw=1)
    ax.loglog(ts, HT_l, "s", ms=3.5, color="#ff7f0e", label=f"local Tr(P_S e^-tD^2): d_fit={d_fit_l:.3g}, R2={R2_l:.4f}")
    Al = np.exp(np.polyval(np.polyfit(np.log(ts), np.log(HT_l), 1), np.log(ts)))  # (local)
    ax.loglog(ts, Al, "-", color="#ff7f0e", lw=1)
    mid = N_T_POINTS // 2  # (local)
    ref = HT_g[mid] * (ts / ts[mid]) ** (-WEYL_D_REF / 2.0)  # (local)
    ax.loglog(ts, ref, "--", color="gray", lw=1.2, label="HM Def 2.3 reference t^-4 (d=8)")
    ax.axvspan(t_lo, t_hi, color="green", alpha=0.06)
    ax.set_xlabel("t  [M_KK^-2]")
    ax.set_ylabel("heat trace")
    ax.set_title(f"Weyl-applicability on pinned window\n[4/lam_max^2, 1/(4 lam_min^2)] = [{t_lo:.4f}, {t_hi:.4f}]")
    ax.legend(fontsize=7.5, loc="lower left")

    ax = axes[1]
    n0 = int(np.sum(x < 0.5))  # (local)
    n1 = int(N - n0)  # (local)
    ax.bar([0.0, 1.0], [n0 / N, n1 / N], width=0.08, color=["#888", "#d62728"])
    ax.axvline(cS_plain, color="red", lw=1.5, label=f"c_S plain = {cS_plain:.4f}")
    ax.axvline(cS_logavg, color="purple", lw=1.5, label=f"c_S (omega.M) = {cS_logavg:.4f}")
    ax.axvspan(cS_plain - QE_DELTA, cS_plain + QE_DELTA, color="red", alpha=0.07)
    ax.axvspan(cS_logavg - QE_DELTA, cS_logavg + QE_DELTA, color="purple", alpha=0.07)
    ax.set_xlabel("<e_k, P_S e_k>  (sector purity => {0,1})")
    ax.set_ylabel("fraction of modes")
    ax.set_title(f"QE diagonal elements vs NC integral\nQE_defect = {QE_defect_logavg:.4f} (headline) / {QE_defect_plain:.4f} (plain); floor {QE_FLOOR}")
    ax.legend(fontsize=8)

    ax = axes[2]
    sub = np.unique(np.geomspace(1, N, 4000).astype(int)) - 1  # (local)
    ax.semilogx(sub + 1, f_seq[sub], color="#2ca02c", lw=1.2, label="f_n = Tr(P_n P_S P_n)/Tr(P_n)")
    ax.semilogx(sub + 1, Mf_seq[sub], color="#9467bd", lw=1.2, label="M(f)_n (logarithmic mean)")
    ax.axhline(cS_plain, color="red", ls="--", lw=1, label=f"f_N = {f_end:.4f}")
    ax.set_xlabel("n (modes, |lambda|-ordered)")
    ax.set_ylabel("truncated NC integral of P_S")
    ax.set_title(f"Szego/Thm-2.7 truncation sequence (DIAGNOSTIC)\ntail rate gamma = {gamma:.3f} (R2 = {gamma_R2:.3f}); M(f)_N = {float(Mf_seq[-1]):.4f}")
    ax.legend(fontsize=8, loc="center left")

    fig.suptitle(f"{GATE_ID}: {verdict}"
                 + (f" [sub-path {info_subpath}]" if info_subpath else "")
                 + f"  |  n_vacuum={n_vacuum}, dim_fix={dim_fix}, QE_defect={QE_defect_logavg:.4f}  |  "
                 f"3-tuple (sign={sign_v}, mag={mag_v}, regime={regime_v})  |  L_max=12, tau_fold={tau_fold}",
                 fontsize=10)
    fig.tight_layout(rect=(0, 0, 1, 0.93))
    fig.savefig(str(OUT_PNG), dpi=140)
    plt.close(fig)
    print(f"png written: {OUT_PNG.name}")
    print()

    # 11. 4-tuple + verdict payload (agent calls emit_verdict; session "100b")
    value = (f"INFO-subpath-{info_subpath};" if info_subpath else "") + (
        f"QE_defect={QE_defect_logavg:.4f};QE_defect_plain={QE_defect_plain:.4f};"
        f"n_vacuum={n_vacuum};dim_fix={dim_fix};"
        f"c_S_plain={cS_plain:.4f};c_S_logavg={cS_logavg:.4f};"
        f"d_fit_global={d_fit_g:.3g};R2_global={R2_g:.4f};"
        f"d_fit_local={d_fit_l:.3g};R2_local={R2_l:.4f};"
        f"weyl_applicability={'PASS' if applicability else 'FAIL'};"
        f"track={track}-0.9;N={N};sectors={n_sectors}")  # (local)
    tag = emit_4tuple(value, SCHEME, CONVENTION, L_MAX)  # (local)
    print(tag)
    extra_rows = [
        ("# UNTRUSTED-UPSTREAM caveat: consumes s84 cache lineage flagged by "
         "S100b-TAU0-LAITEH-REDUCTION ESCALATION (STRUCTURED LC t=1/2; eigensolver "
         "control-verified; canonicity adjudication pending) — dispatched per "
         "pre-registered orchestrator triage"),
        ("# composite-precedence: plan SS W4-1 gate-block operator pre-registers INFO on "
         "Weyl-applicability failure (guard, not hypothesis); generic gate-verdicts.md "
         "collapse of (PASS,PASS,MARGINAL) would read PASS; the plan-specific operator "
         "governs the composite. Dual-prior discriminator: 0.9 mass to Track "
         + track + "."),
        ("# extracted HM Example 6.12.2: almost-commutative manifolds are NOT classically "
         "ergodic (paper-native structural corroboration of the n_vacuum>1 direction; "
         "no verdict weight -- the composite keys on the applicability guard)"),
        ("# regulator_pin: N/A -- no Seeley-DeWitt a_n citation, no Mellin-residue "
         "evaluation (Dixmier-trace functional via HM Thm 2.7 truncation formula); "
         "(4,4)-repair sensitivity input runtime-pinned in pinmap (diagnostic only)"),
    ]  # (local)
    print_verdict_payload(verdict, value, audit_sha, content_sha,
                          sign_verdict=sign_v, magnitude_verdict=mag_v,
                          regime_verdict=regime_v,
                          companion_note=f"L_max=12 90-sector cache; INFO sub-path {info_subpath or 'n/a'}",
                          extra_rows=extra_rows)

    wall = time.time() - t0  # (local)
    print(f"\n=== {GATE_ID}: {verdict} (wall {wall:.1f}s) ===")
    return 0  # valid verdict regardless of PASS/FAIL/INFO


if __name__ == "__main__":
    sys.exit(main())
